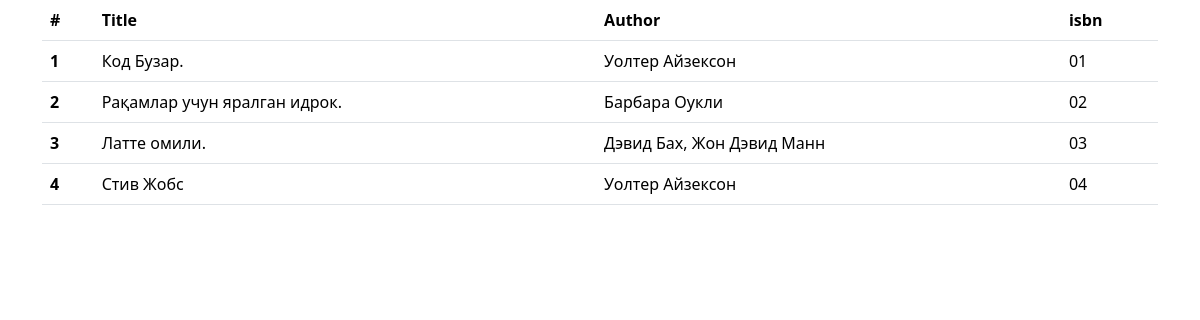
The page / on the database its author committed.
### books/models.py (models this page shows, shortened)
class Book(models.Model):
    title = models.CharField(max_length=200)
    subtitle = models.CharField(max_length=500)
    author = models.CharField(max_length=200)
    isbn = models.CharField(max_length=13)

### books/views.py (the view)
# urls.py: path("", BookListView.as_view(), name="book_list")
class BookListView(ListView):
    model = Book
    template_name = "book_list.html"

### templates/book_list.html (shortened to what this page needs)
<!doctype html>
<html lang="en">
    <head>
        <link href="https://cdn.jsdelivr.net/npm/bootstrap@5.3.1/dist/css/bootstrap.min.css" rel="stylesheet">
    </head>
    <body>
        <div class="container">
            <table class="table">
                <thead>
                    <tr>
                        <th scope="col">#</th>
                        <th scope="col">Title</th>
                        <th scope="col">Author</th>
                        <th scope="col">isbn</th>
                    </tr>
                </thead>
                <tbody>
                    {% for book in object_list %}
                        <tr>
                            <th scope="row">{{ forloop.counter }}</th>
                            <td>{{ book.title }}</td>
                            <td>{{ book.author }}</td>
                            <td>{{ book.isbn }}</td>
                        </tr>
                    {% endfor %}
                </tbody>
            </table>
        </div>
    </body>
</html>

### rows shown on the page
Book: title "Код Бузар.", author "Уолтер Айзексон", isbn "01"
Book: title "Рақамлар учун яралган идрок.", author "Барбара Оукли", isbn "02"
Book: title "Латте омили.", author "Дэвид Бах, Жон Дэвид Манн", isbn "03"
Book: title "Стив Жобс", author "Уолтер Айзексон", isbn "04"
